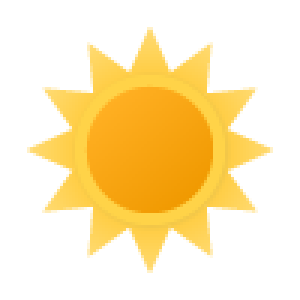
#> input picture yrimg/01d.png, 100 x 100 px (shown 3 times larger); its folder holds only this picture in this run
$ python overlay.py --file yrimg/01d.png
#> lines starting #> are read from the running program, lines starting #| are printed output that depends on the picture
### getWeather.py
#!/usr/bin/python
import requests
import os
import time
import json

CACHE_FOLDER = "cache"
CACHE_FILE = os.path.join(CACHE_FOLDER, "netatmo.json")
CACHE_EXPIRY = 300  # 5 minutes in seconds

def get_weather_data():
    # Check if cache file exists and is newer than 5 minutes
    if os.path.exists(CACHE_FILE) and time.time() - os.path.getmtime(CACHE_FILE) < CACHE_EXPIRY:
        with open(CACHE_FILE, "r") as file:
#> (reads cache/netatmo.json from the repository)
            return json.load(file)

    url = "https://ekstremedia.no/api/weather/getWeatherForPi"

    try:
        response = requests.get(url)
        response.raise_for_status()  # Raise an exception for non-2xx status codes
        weather_data = response.json()

        # Save the data to the cache file
        os.makedirs(CACHE_FOLDER, exist_ok=True)
        with open(CACHE_FILE, "w") as file:
            json.dump(weather_data, file)

        return weather_data
    except requests.exceptions.RequestException as e:
        print("Failed to fetch weather data:", e)
        return None


weather_data = get_weather_data()

if weather_data is not None:
    # Process the weather data as needed
    print(weather_data)

### overlay.py
#!/usr/bin/python
from PIL import Image, ImageDraw, ImageFont
import yaml
import os
import time
import math
import shutil
import sys
import logging
import argparse
import json
from getWeather import get_weather_data

# Add the scripts directory to Python's module path
sys.path.insert(0, os.path.join(os.path.dirname(os.path.realpath(__file__)), 'scripts'))

# [10 lines left out: function load_camera_state_from_json, not called in this run]

# Load configuration from yaml file
def load_config(config_path):
    with open(config_path, 'r') as config_file:
        config = yaml.safe_load(config_file)
    return config

# Set up logging
def setup_logging(config):
    if config.get('log_overlay'):
        log_dir = os.path.join(os.path.dirname(os.path.realpath(__file__)), 'logs')
        os.makedirs(log_dir, exist_ok=True)
        log_file = os.path.join(log_dir, 'capture-image.log')
        logging.basicConfig(filename=log_file, level=logging.INFO, format='%(asctime)s %(levelname)s:%(name)s: %(message)s', datefmt='%m/%d/%Y %H:%M:%S')
        return True
    else:
        return False


# Load the configuration file
config = load_config('/home/pi/raspberrypi-picamera-timelapse/config.yaml')

# Set up logging
logging_enabled = setup_logging(config)

# Create gradient for overlay
def create_gradient(draw, width):
    for y in range(120):
        r, g, b = 10, 20, 40 + int((64 / 60) * y)
        draw.line([(0, y), (width, y)], fill=(r, g, b))

# Draw overlay with camera name
def draw_camera_name(draw, width, config):
    font = ImageFont.truetype('/usr/share/fonts/truetype/dejavu/DejaVuSans-Bold.ttf', 50)
    text = f"{config['camera_name']}"
    text_x = (width - draw.textbbox(xy=(0, 0), text=text, font=font)[2]) // 2 + 20
    text_y = 5
    draw.text((text_x, text_y), text, font=font, fill=(255, 255, 255))

# Draw date on overlay
# [172 lines left out: functions draw_date, draw_weather_icon, draw_weather_data, draw_wind_direction_arrow, draw_pi_info, crop_and_resize_image, not called in this run]

def add_overlay(config, image_path):

#> called with image_path = 'yrimg/01d.png'
    print("Add_overlay started")

    # Check if cropping is enabled and the necessary dimensions are available in the configuration
    if config.get('crop_image', False) and 'main_size' in config and 'crop_size' in config:
        # Retrieve the main size and crop size from the configuration
        main_size = tuple(config['main_size'])
        crop_size = tuple(config['crop_size'])

        # Calculate the cropping dimensions (left, top, right, bottom)
        left = 0
        top = 0
        right = crop_size[0]
        bottom = crop_size[1]
        crop_dimensions = (left, top, right, bottom)

        # Crop and resize the image
        crop_and_resize_image(image_path, crop_dimensions, main_size)

    test_mode = False
    # if test_mode == True:
    #     print("TEST MODE")
    # Open the image and get its size
    img = Image.open(image_path)
#> img is the input picture: PIL image 100x100 RGBA; mean R, G, B, A 253.8, 232.2, 182.9, 87.6
    width, height = img.size
#> width = 100; height = 100
    exif_data = img.info.get('exif', b'')

    # Create a new image with additional height for the overlay
    new_height = height + 80
#> new_height = 180
    new_img = Image.new('RGB', (width, new_height), (255, 255, 255))
#> new_img: PIL image 100x180 RGB; every value is 255
    new_img.paste(img, (0, 80))
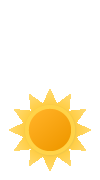
#> new_img: PIL image 100x180 RGB; mean R, G, B 254.3, 242.3, 215

    # Create a draw object for the new image
    draw = ImageDraw.Draw(new_img)

    # Draw the gradient, overlay, and date on the new image
    create_gradient(draw, width)
    draw_camera_name(draw, width, config)
    draw_date(draw, width)
    draw_pi_info(draw)


    # Attempt to get the weather data
    try:
        weather_data = get_weather_data()
        if logging_enabled:
            logging.info("Weather data retrieved successfully.")
        # Attempt to draw the weather icon and data on the new image
        try:
            draw_weather_icon(new_img, weather_data, width)
            draw_weather_data(draw, weather_data)
        except Exception as e:
            print(f"Failed to load weather data: {e}")

    except Exception as e:
        print(f"Failed to get weather data: {e}")
        weather_data = None
        if logging_enabled:
            logging.error(f"Failed to get weather data: {e}")


    # # Save the new image and copy it to the status file location
    if not test_mode:
        new_img.save(image_path, exif=exif_data)
    else:
        new_img.save("/var/www/html/overlay.jpg", exif=exif_data)

    # if not test_mode:


    print("Overlay added!")
    # else:
        # shutil.copy2(image_path, "/var/www/html/overlay.jpg")
        # print(f"Copying {image_path}, /var/www/html/overlay.jpg")

if __name__ == "__main__":
    print("__main__ started")
    # Parse command line arguments
    parser = argparse.ArgumentParser()
    parser.add_argument('--file', help='The file path of the image.')
    parser.add_argument('--test', action='store_true', help='Enable test mode.')
    args = parser.parse_args()

    # Log the image path
    if logging_enabled:
        logging.info(f"Image path: {args.file}")

    # Add the overlay to the image
    try:
        add_overlay(config, args.file)
        if logging_enabled:
            logging.info("Overlay added successfully.")
    except Exception as e:
        print(f"Failed to add overlay: {e}")
        if logging_enabled:
            logging.error(f"Failed to add overlay: {e}")
    # Parse command line arguments
    parser = argparse.ArgumentParser()
    parser.add_argument('--file', help='The file path of the image.')
    parser.add_argument('--test', action='store_true', help='Enable test mode.')
    args = parser.parse_args()

    # Log the image path
    if logging_enabled:
        logging.info(f"Image path: {args.file}")

    # Attempt to get the weather data
    try:
        weather_data = get_weather_data()
        if logging_enabled:
            logging.info("Weather data retrieved successfully.")
    except Exception as e:
        print(f"Failed to get weather data: {e}")
        weather_data = None
        if logging_enabled:
            logging.error(f"Failed to get weather data: {e}")
